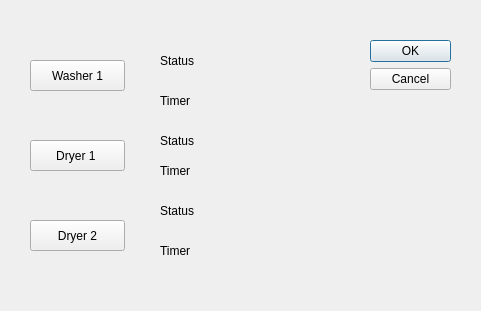
<?xml version="1.0" encoding="UTF-8"?>
<ui version="4.0">
 <class>HoymeMachines</class>
 <widget class="QDialog" name="HoymeMachines">
  <property name="geometry">
   <rect>
    <x>0</x>
    <y>0</y>
    <width>481</width>
    <height>311</height>
   </rect>
  </property>
  <property name="windowTitle">
   <string>Dialog</string>
  </property>
  <widget class="QDialogButtonBox" name="buttonBox">
   <property name="geometry">
    <rect>
     <x>370</x>
     <y>40</y>
     <width>81</width>
     <height>241</height>
    </rect>
   </property>
   <property name="orientation">
    <enum>Qt::Vertical</enum>
   </property>
   <property name="standardButtons">
    <set>QDialogButtonBox::Cancel|QDialogButtonBox::Ok</set>
   </property>
  </widget>
  <widget class="QPushButton" name="pushButton">
   <property name="geometry">
    <rect>
     <x>30</x>
     <y>60</y>
     <width>95</width>
     <height>31</height>
    </rect>
   </property>
   <property name="text">
    <string>Washer 1</string>
   </property>
  </widget>
  <widget class="QPushButton" name="pushButton_2">
   <property name="geometry">
    <rect>
     <x>30</x>
     <y>140</y>
     <width>95</width>
     <height>31</height>
    </rect>
   </property>
   <property name="text">
    <string>Dryer 1 </string>
   </property>
  </widget>
  <widget class="QPushButton" name="pushButton_3">
   <property name="geometry">
    <rect>
     <x>30</x>
     <y>220</y>
     <width>95</width>
     <height>31</height>
    </rect>
   </property>
   <property name="text">
    <string>Dryer 2</string>
   </property>
  </widget>
  <widget class="QLabel" name="washer_1_status">
   <property name="geometry">
    <rect>
     <x>160</x>
     <y>50</y>
     <width>141</width>
     <height>21</height>
    </rect>
   </property>
   <property name="text">
    <string>Status</string>
   </property>
  </widget>
  <widget class="QLabel" name="label_2">
   <property name="geometry">
    <rect>
     <x>160</x>
     <y>130</y>
     <width>161</width>
     <height>21</height>
    </rect>
   </property>
   <property name="text">
    <string>Status</string>
   </property>
  </widget>
  <widget class="QLabel" name="label_3">
   <property name="geometry">
    <rect>
     <x>160</x>
     <y>200</y>
     <width>171</width>
     <height>21</height>
    </rect>
   </property>
   <property name="text">
    <string>Status</string>
   </property>
  </widget>
  <widget class="QLabel" name="washer_1_timer">
   <property name="geometry">
    <rect>
     <x>160</x>
     <y>90</y>
     <width>161</width>
     <height>21</height>
    </rect>
   </property>
   <property name="text">
    <string>Timer</string>
   </property>
  </widget>
  <widget class="QLabel" name="label_5">
   <property name="geometry">
    <rect>
     <x>160</x>
     <y>160</y>
     <width>181</width>
     <height>21</height>
    </rect>
   </property>
   <property name="text">
    <string>Timer</string>
   </property>
  </widget>
  <widget class="QLabel" name="label_6">
   <property name="geometry">
    <rect>
     <x>160</x>
     <y>240</y>
     <width>181</width>
     <height>21</height>
    </rect>
   </property>
   <property name="text">
    <string>Timer</string>
   </property>
  </widget>
 </widget>
 <resources/>
 <connections>
  <connection>
   <sender>buttonBox</sender>
   <signal>accepted()</signal>
   <receiver>HoymeMachines</receiver>
   <slot>accept()</slot>
   <hints>
    <hint type="sourcelabel">
     <x>248</x>
     <y>254</y>
    </hint>
    <hint type="destinationlabel">
     <x>157</x>
     <y>274</y>
    </hint>
   </hints>
  </connection>
  <connection>
   <sender>buttonBox</sender>
   <signal>rejected()</signal>
   <receiver>HoymeMachines</receiver>
   <slot>reject()</slot>
   <hints>
    <hint type="sourcelabel">
     <x>316</x>
     <y>260</y>
    </hint>
    <hint type="destinationlabel">
     <x>286</x>
     <y>274</y>
    </hint>
   </hints>
  </connection>
 </connections>
</ui>
